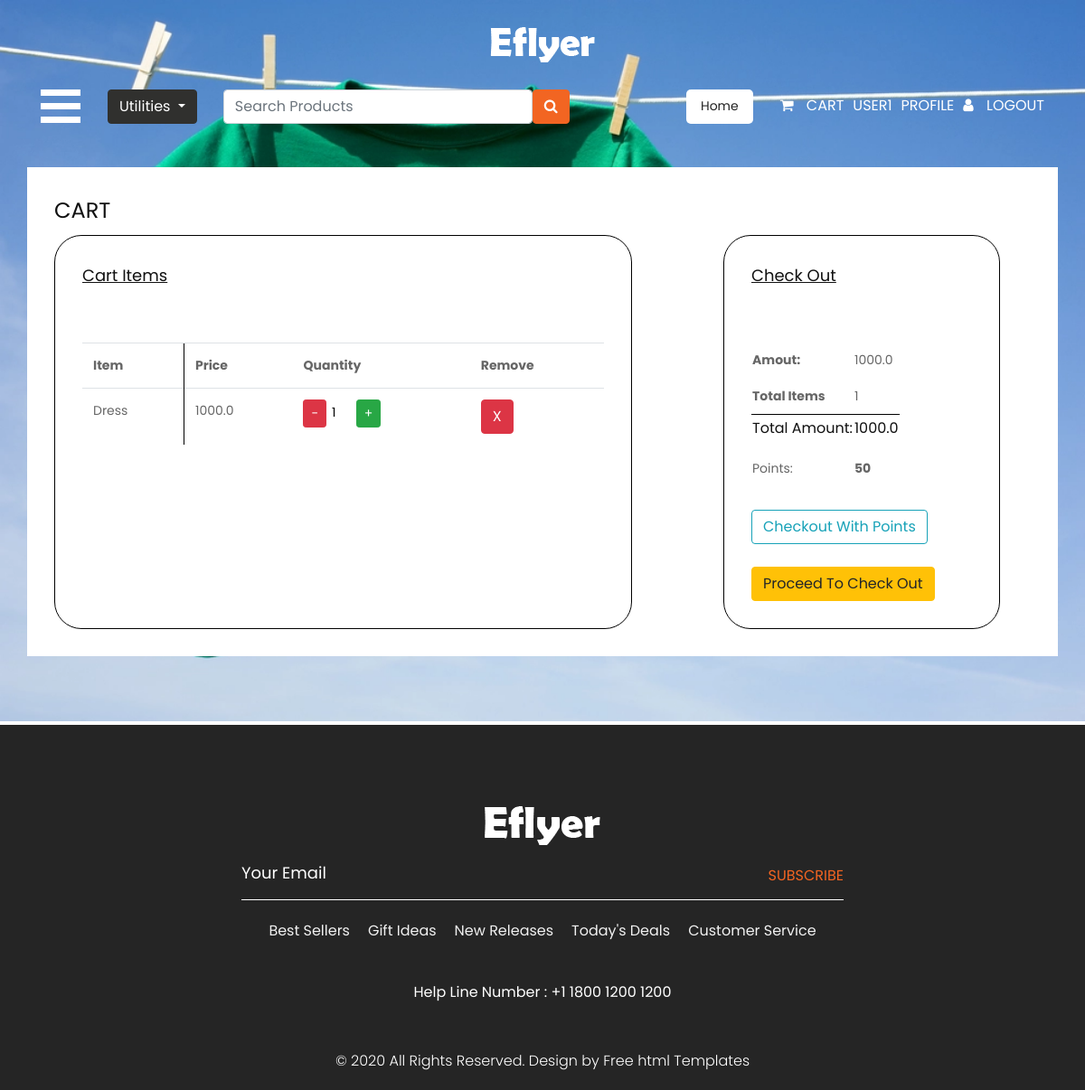
The page /Cart (signed in) on the database as committed earlier.
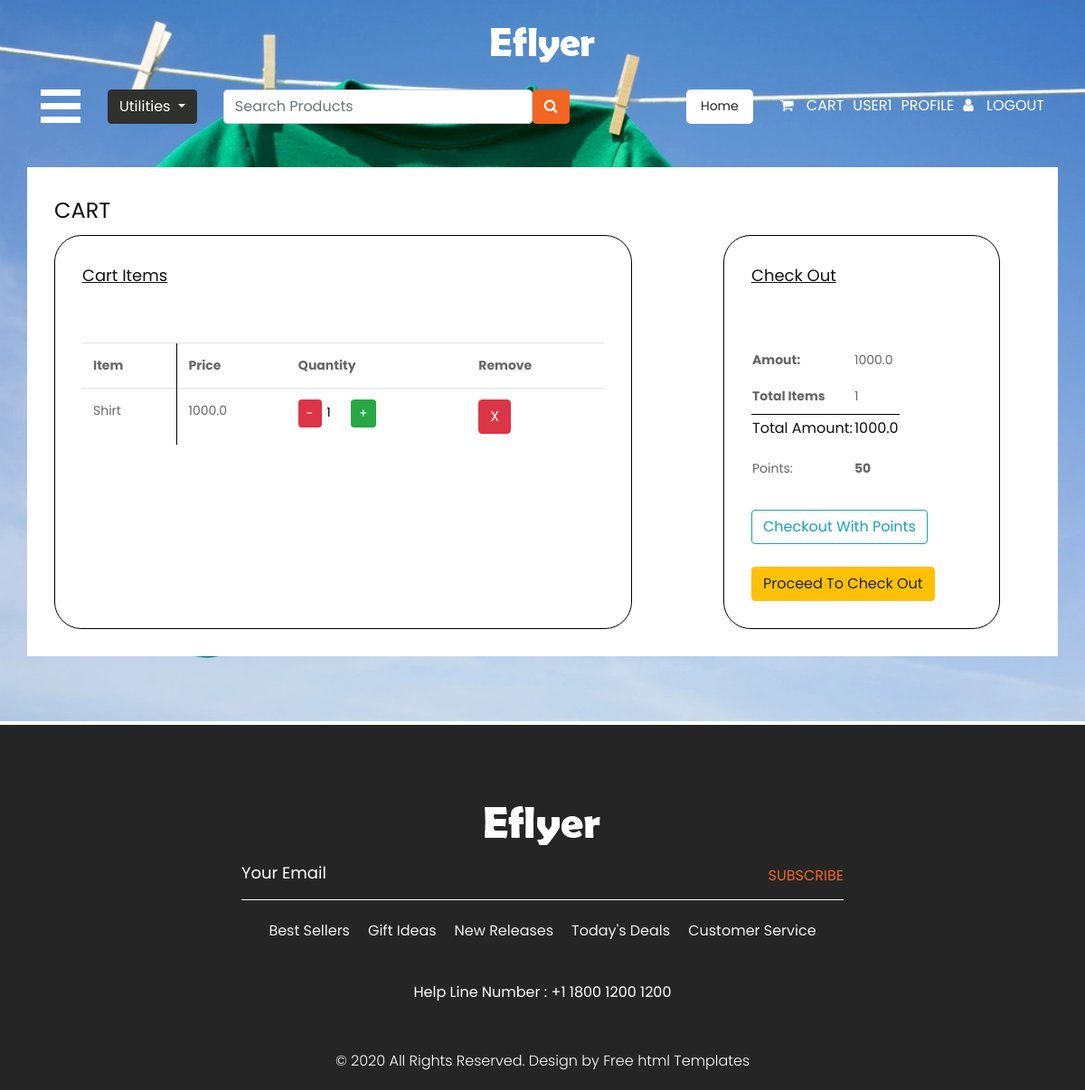
The same page on the database as committed later.
### AdminApp/models.py (models this page shows)
class CartItems(models.Model):
    product = models.ForeignKey(Product,on_delete=models.CASCADE)
    quantity = models.IntegerField()
    user = models.ForeignKey(User,on_delete=models.CASCADE)
    price = models.FloatField(null=True,blank=True)

class Product(models.Model):
    name = models.CharField(max_length=20)
    category = models.CharField(max_length=25,choices=options)
    price = models.FloatField()
    point = models.IntegerField()
    image = models.FileField(upload_to="product_image")
    stock = models.IntegerField()
    user = models.ForeignKey(User,on_delete=models.CASCADE,null=True,blank=True)

### AdminApp/views.py (the view)
# urls.py: path("Cart",views.Cart,name="Cart"),
@login_required(login_url="SignIn")
def Cart(request):
    cartitems = CartItems.objects.filter(user = request.user)
    price = 0
    points = 0
    for item in cartitems:
        price = price + item.price
        points = points + item.product.point
    context = {
        'cart':cartitems,
        'cartlen':len(cartitems),
        'price':price,
        "points":points
    }
    return render(request,"cart.html",context)

### templates/cart.html (shortened to what this page needs)
{% extends "index.html" %}
{% block content %}
<div class="container mt-5 con">
    <h1>CART</h1>
<div class="row">
    <div class="col-md-8">
        <div class="itemcontainer">
            <h3>Cart Items</h3><br><br>
            <table class="table">
                <tr>
                    <th>Item</th>
                    <th style="border-left:.5px solid black ;">Price</th>
                    <th>Quantity</th>
                    <th>Remove</th>
                </tr>
                {% for item in cart  %}
                <tr>
                    <td>{{item.product.name}}</td>
                    <td style="border-left:.5px solid black ;">{{item.price}}</td>
                    <td><a href="{%url 'DecreaseCartQunty' item.id %}" class="btn btn-danger btn-sm">-</a> <input type="text" style="width:25px;height:25px;border:none" value="{{item.quantity}}" readonly> <a href="{%url 'IncreaseCartQunty' item.id %}" class="btn btn-success btn-sm">+</a></td>
                    <td><a href="{%url 'DeleteCart' item.id %}" class="btn btn-danger">X</a></td>
                </tr>
                {% endfor %}
            </table>
        </div>
    </div>
    <div class="col-md-4">
        <div class="itemcontainer chk">
            <h3>Check Out</h3><br><br>
            <table>
                <tr>
                    <th>Amout:</th>
                    <td>{{price}}</td>
                </tr>
                <tr>
                    <th>Total Items</th>
                    <td>{{cartlen}}</td>
                </tr>
                <tr style="border-top:1px solid black">
                    <th><h4>Total Amount:</h4></th>
                    <td><b><h4> {{price}} </h4></b></td>
                </tr>
                <tr>
                    <td>Points: </td>
                    <th>{{points}}</th>
                </tr>
            </table>
            <br>
            {% if price > 0 %}
            <a href="{%url 'Checkoutwithpoints' %}" class="btn btn-outline-info">Checkout With Points</a>
            <br><br>
            <a href="{%url 'CheckOut' %}" class="btn btn-warning">Proceed To Check Out</a>
            {% endif %}
        </div>
    </div>
</div>
</div>
  <br><br><br>
{% endblock %}

### templates/index.html (shortened to what this page needs)
{% load static %}
<!DOCTYPE html>
<html lang="en">
   <head>
      <link rel="stylesheet" type="text/css" href="{%static 'css/bootstrap.min.css' %}">
      <link rel="stylesheet" type="text/css" href="{%static 'css/style.css' %}">
      <link rel="stylesheet" href="{%static 'css/responsive.css' %}">
      <link rel="stylesheet" href="{%static 'css/jquery.mCustomScrollbar.min.css' %}">
      <link rel="stylesheet" href="https://netdna.bootstrapcdn.com/font-awesome/4.0.3/css/font-awesome.css">
      <link rel="stylesheet" type="text/css" href="https://stackpath.bootstrapcdn.com/font-awesome/4.7.0/css/font-awesome.min.css">
      <link rel="stylesheet" href="{%static 'css/owl.carousel.min.css' %}">
      <link rel="stylesheet" href="https://cdnjs.cloudflare.com/ajax/libs/fancybox/2.1.5/jquery.fancybox.min.css" media="screen">
   </head>
   <body>
      <div class="banner_bg_main">
         <div class="logo_section">
            <div class="container">
               <div class="row">
                  <div class="col-sm-12">
                     <div class="logo"><a href="{%url 'Index' %}"><img src="{%static 'images/logo.png' %}"></a></div>
                  </div>
               </div>
            </div>
         </div>
         <div class="header_section">
            <div class="container">
               <div class="containt_main">
                  <span class="toggle_icon" onclick="openNav()"><img src="{%static 'images/toggle-icon.png' %}"></span>
                  <div class="dropdown">
                     <button class="btn btn-secondary dropdown-toggle" type="button" id="dropdownMenuButton" data-toggle="dropdown" aria-haspopup="true" aria-expanded="false">Utilities
                     </button>
                  </div>
                  <div class="main">
                     <div class="input-group">
                        <form action="{%url 'SearchByName' %}" method="post">
                        <div class="input-group-append">
                        <input type="text" class="form-control" name="val" required placeholder="Search Products">
                           <button class="btn btn-secondary" type="submit" style="background-color: #f26522; border-color:#f26522 ">
                           <i class="fa fa-search"></i>
                           </button>
                        </form>
                        </div>
                     </div>
                  </div>
                  <div class="header_box">
                     <div class="lang_box ">
                        <a href="{%url 'Index' %}" title="Language" class="nav-link">
                         Home
                        </a>
                     </div>
                     <div class="login_menu">
                        <ul>
                           <li><a href="{%url 'Cart' %}">
                              <i class="fa fa-shopping-cart" aria-hidden="true"></i>
                              <span class="padding_10">Cart</span></a>
                           </li>
                           {% if request.user.is_authenticated %}
                           <li>
                              {{request.user.first_name}}
                           </li>
                           <li><a href="{%url 'UserProfileView' %}">Profile</a></li>
                           <li><a href="{%url 'SignOut' %}">
                              <i class="fa fa-user" aria-hidden="true"></i>
                              <span class="padding_10">LogOut</span></a>
                           </li>
                             {% else %}
                           <li><a href="{%url 'SignIn' %}">
                              <i class="fa fa-user" aria-hidden="true"></i>
                              <span class="padding_10">Register & Login</span></a>
                           </li>
                           {% endif %}
                        </ul>
                     </div>
                  </div>
               </div>
            </div>
         </div>
         {% block content %}{% endblock %}
      <div class="footer_section layout_padding">
         <div class="container">
            <div class="footer_logo"><a href="index.html"><img src="{%static 'images/footer-logo.png' %}"></a></div>
            <div class="input_bt">
               <input type="text" class="mail_bt" placeholder="Your Email" name="Your Email">
               <span class="subscribe_bt" id="basic-addon2"><a href="#">Subscribe</a></span>
            </div>
            <div class="footer_menu">
               <ul>
                  <li><a href="#">Best Sellers</a></li>
                  <li><a href="#">Gift Ideas</a></li>
                  <li><a href="#">New Releases</a></li>
                  <li><a href="#">Today's Deals</a></li>
                  <li><a href="#">Customer Service</a></li>
               </ul>
            </div>
            <div class="location_main">Help Line  Number : <a href="#">+1 1800 1200 1200</a></div>
         </div>
      </div>
      <div class="copyright_section">
         <div class="container">
            <p class="copyright_text">© 2020 All Rights Reserved. Design by <a href="https://html.design">Free html  Templates</a></p>
         </div>
      </div>
   </body>
</html>

### static/css/style.css (style rules this page uses)
* { box-sizing: border-box !important; transition: ease all 0.5s; }
html { scroll-behavior: smooth; overflow-x: hidden; }
body { color: #666666; font-size: 14px; line-height: 1.80857; font-weight: normal; overflow-x: hidden; font-family: 'Poppins', sans-serif; }
a { color: #1f1f1f; text-decoration: none !important; outline: none !important; -webkit-transition: all .3s ease-in-out; -moz-transition: all .3s ease-in-out; -ms-transition: all .3s ease-in-out; -o-transition: all .3s ease-in-out; transition: all .3s ease-in-out; }
h1, h2, h3, h4, h5, h6 { letter-spacing: 0; font-weight: normal; position: relative; padding: 0 0 10px 0; font-weight: normal; line-height: normal; color: #111111; margin: 0 }
h1 { font-size: 24px }
h3 { font-size: 18px }
h4 { font-size: 16px }
*, *::after, *::before { -webkit-box-sizing: border-box; -moz-box-sizing: border-box; box-sizing: border-box; }
ul, li, ol { margin: 0px; padding: 0px; list-style: none; }
p { margin: 20px; font-weight: 300; font-size: 15px; line-height: 24px; }
a { color: #222222; text-decoration: none; outline: none !important; }
a, .btn { text-decoration: none !important; outline: none !important; -webkit-transition: all .3s ease-in-out; -moz-transition: all .3s ease-in-out; -ms-transition: all .3s ease-in-out; -o-transition: all .3s ease-in-out; transition: all .3s ease-in-out; }
img { max-width: 100%; height: auto; }
button { border: 0; margin: 0; padding: 0; cursor: pointer; }
.layout_padding { padding-top: 90px; padding-bottom: 0px; }
.banner_bg_main { width: 100%; float: left; background-image: url(../images/banner-bg.webp); height: auto; background-size: 100%; background-repeat: no-repeat; }
.logo_section { width: 100%; float: left; }
.logo { width: 100%; float: left; text-align: center; padding: 30px 0px; }
.header_section { width: 100%; display: flex; }
.containt_main { display: flex; }
.toggle_icon { cursor: pointer; color: #ffffff; order: 2; }
.header_box { order: 2; display: flex; }
.dropdown, .dropleft, .dropright, .dropup { position: relative; margin: 0 auto; text-align: center; display: inline-block; margin-left: 30px; order: 2; }
.btn-secondary { color: #fff; background-color: #30302e; border-color: #30302e; }
.main { flex: 1; margin: 0px 30px; display: inline-block; order: 2; }
.login_menu { display: flex; text-align: right; float: right; }
.login_menu ul { margin: 0px; padding: 0px; }
.login_menu li { float: left; font-size: 16px; color: #ffffff; text-transform: uppercase; padding-left: 10px; padding-top: 4px; }
.login_menu li a { color: #ffffff; }
.padding_10 { padding-left: 10px; }
.lang_box { display: flex; float: right; background: #fff; border-radius: 5px; margin-right: 20px; }
.nav-link { display: block; padding: .4rem 1rem; }
.footer_section { width: 100%; float: left; background-color: #252525; height: auto; }
.footer_logo { width: 100%; text-align: center; }
.input_bt { width: 60%; margin: 0 auto; text-align: center; display: flex; border-bottom: 1px solid #ffffff !important; }
.mail_bt { width: 100%; float: left; font-size: 18px; color: #fff; background-color: transparent; padding: 5px 0px 5px 0px; height: 60px; border: 0px; }
input.mail_bt::placeholder { color: #fff; }
.subscribe_bt { width: 30%; float: right; font-size: 16px; color: #f26522; background-color: transparent; padding: 20px 0px 5px 0px; border-radius: 30px; border: 0px; text-transform: uppercase; text-align: right; }
.subscribe_bt a { color: #f26522; }
.footer_menu { width: 100%; margin: 0 auto; text-align: center; }
.footer_menu ul { margin: 0px; padding: 0px; display: inline-block; }
.footer_menu li { float: left; font-size: 16px; color: #f1f1f1; padding: 20px 10px 0px 10px; }
.footer_menu li a { color: #f1f1f1; }
.location_main { width: 100%; margin: 0 auto; padding-top: 30px; text-align: center; }
.location_main { float: left; font-size: 16px; color: #ffffff; padding: 30px 30px 30px 30px; }
.location_main a { color: #ffffff; }
.copyright_section { width: 100%; float: left; background-color: #252525; height: auto; }
.copyright_text { width: 100%; float: left; color: #ffffff; text-align: center; font-size: 16px; margin: 20px 0px; }
.copyright_text a { color: #ffffff; }

### templates/cart.html (style rules this page uses)
.con { background-color: white; padding: 30px; }
.itemcontainer { width:90%; height: 100%; padding: 30px; border: 1px solid black; border-radius: 30px; }
.row { height: auto; }
.itemcontainer h3 { text-decoration: underline; }
.chk tr { height: 40px; }

Rows that differ between the two databases and show on the page:
removed CartItems: product.name "Dress", price "1000.0", quantity "1"
added CartItems: product.name "Shirt", price "1000.0", quantity "1"
